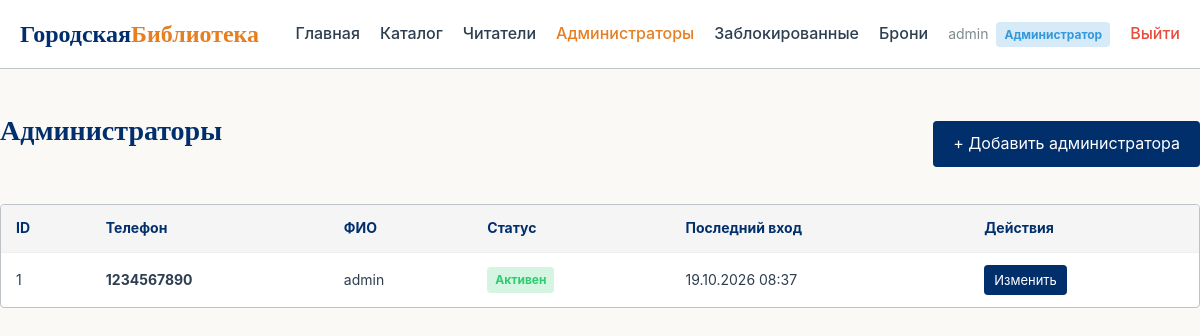
Screenshot of /admin/admins (signed in) with the database file from the repository.
### models.py (models this page shows, shortened)
class AuthMixin:
    id = db.Column(db.Integer, primary_key=True)
    full_name = db.Column(db.String(150), nullable=False)
    phone = db.Column(db.String(20), unique=True, nullable=False, index=True)
    password_hash = db.Column(db.String(255), nullable=False)
    must_change_password = db.Column(db.Boolean, default=False)
    failed_attempts = db.Column(db.Integer, default=0)
    is_blocked = db.Column(db.Boolean, default=False)
    last_login = db.Column(db.DateTime, default=datetime.utcnow)
    created_at = db.Column(db.DateTime, default=datetime.utcnow)

class Admin(AuthMixin, UserMixin, db.Model):
    __tablename__ = "admins"
    @property
    def role_label(self) -> str:
        return "Администратор"
    @property
    def is_admin(self) -> bool:
        return True

### app.py (the view)
@app.route("/admin/admins")
@admin_required
def admin_admins():
    admins = Admin.query.order_by(Admin.id).all()
    return render_template("admin/admins.html", admins=admins)

### app.py (called while the page is built)
@login_manager.user_loader
def load_user(user_id: str):
    if not user_id or "_" not in user_id:
        return None
    kind, raw_id = user_id.split("_", 1)
    try:
        pk = int(raw_id)
    except ValueError:
        return None
    if kind == "admin":
        return db.session.get(Admin, pk)
    if kind == "reader":
        return db.session.get(Reader, pk)
    return None

def admin_required(view):
    @wraps(view)
    def wrapper(*args, **kwargs):
        if not current_user.is_authenticated:
            return redirect(url_for("login"))
        if not current_user.is_admin:
            flash(
                "Доступ запрещён. Требуются права администратора.",
                "danger",
            )
            return redirect(url_for("cabinet"))
        return view(*args, **kwargs)
    return wrapper

### templates/admin/admins.html (shortened to what this page needs)
{% extends "base.html" %}
{% block content %}
<div class="container section">
    <div class="admin-header">
        <h1 class="section__title">Администраторы</h1>
        <a href="{{ url_for('admin_admin_new') }}" class="btn">
            + Добавить администратора
        </a>
    </div>
    <div class="table-wrapper">
        <table class="data-table">
            <thead>
                <tr>
                    <th>ID</th>
                    <th>Телефон</th>
                    <th>ФИО</th>
                    <th>Статус</th>
                    <th>Последний вход</th>
                    <th>Действия</th>
                </tr>
            </thead>
            <tbody>
                {% for a in admins %}
                    <tr>
                        <td>{{ a.id }}</td>
                        <td><strong>{{ a.phone }}</strong></td>
                        <td>{{ a.full_name }}</td>
                        <td>
                            {% if a.is_blocked %}
                                <span class="badge badge--danger">Заблокирован</span>
                            {% else %}
                                <span class="badge badge--success">Активен</span>
                            {% endif %}
                        </td>
                        <td>
                            {% if a.last_login %}
                                {{ a.last_login.strftime('%d.%m.%Y %H:%M') }}
                            {% else %}—{% endif %}
                        </td>
                        <td class="actions-cell">
                            <a href="{{ url_for('admin_admin_edit', admin_id=a.id) }}"
                               class="btn btn--small">Изменить</a>
                        </td>
                    </tr>
                {% else %}
                    <tr>
                        <td colspan="6" style="text-align:center;padding:30px;">
                            Администраторы не найдены.
                        </td>
                    </tr>
                {% endfor %}
            </tbody>
        </table>
    </div>
</div>
{% endblock %}

### templates/base.html (shortened to what this page needs)
<!DOCTYPE html>
<html lang="ru">
<head>
    <link rel="stylesheet" href="{{ url_for('static', filename='style.css') }}">
</head>
<body>
<header class="header">
    <div class="container header__container">
        <a href="{{ url_for('index') }}" class="logo">
            Городская<span>Библиотека</span>
        </a>
        <nav class="nav">
            <a href="{{ url_for('index') }}"
               class="nav__link {% if request.endpoint == 'index' %}active{% endif %}">
                Главная
            </a>
            <a href="{{ url_for('catalog') }}"
               class="nav__link {% if request.endpoint == 'catalog' %}active{% endif %}">
                Каталог
            </a>
            {% if current_user.is_authenticated %}
                {% if current_user.is_admin %}
                    <a href="{{ url_for('admin_users') }}"
                       class="nav__link {% if request.endpoint == 'admin_users' %}active{% endif %}">
                        Читатели
                    </a>
                    <a href="{{ url_for('admin_admins') }}"
                       class="nav__link {% if request.endpoint == 'admin_admins' %}active{% endif %}">
                        Администраторы
                    </a>
                    <a href="{{ url_for('admin_blocked') }}"
                       class="nav__link {% if request.endpoint == 'admin_blocked' %}active{% endif %}">
                        Заблокированные
                    </a>
                    <a href="{{ url_for('admin_loans') }}"
                       class="nav__link {% if request.endpoint == 'admin_loans' %}active{% endif %}">
                        Брони
                    </a>
                {% else %}
                    <a href="{{ url_for('cabinet') }}"
                       class="nav__link {% if request.endpoint == 'cabinet' %}active{% endif %}">
                        Кабинет
                    </a>
                {% endif %}
                <span class="nav__user">
                    {{ current_user.full_name }}
                    <span class="badge badge--info">{{ current_user.role_label }}</span>
                </span>
                <a href="{{ url_for('logout') }}"
                   class="nav__link" style="color:#E74C3C;">Выйти</a>
            {% endif %}
        </nav>
    </div>
</header>
<main>
    {% block content %}{% endblock %}
</main>
</body>
</html>

### static/style.css (style rules this page uses)
:root { --primary-color: #002F6C; --primary-hover: #001A4D; --accent-color: #E67E22; --bg-color: #FAF9F6; --text-color: #2C3E50; --border-color: #BDC3C7; --danger-color: #E74C3C; --success-color: #2ECC71; --warning-color: #F39C12; --info-color: #3498DB; }
* { box-sizing: border-box; margin: 0; padding: 0; }
body { font-family: -apple-system, BlinkMacSystemFont, "Segoe UI", Roboto, Helvetica, Arial, sans-serif; background-color: var(--bg-color); color: var(--text-color); line-height: 1.6; }
h1, h2, h3, h4 { font-family: Georgia, "Times New Roman", serif; font-weight: bold; color: var(--primary-color); }
.container { max-width: 1200px; margin: 0 auto; padding: 0 20px; }
.header { background-color: #fff; border-bottom: 1px solid var(--border-color); padding: 15px 0; }
.header__container { display: flex; justify-content: space-between; align-items: center; flex-wrap: wrap; gap: 15px; }
.logo { font-size: 24px; font-family: Georgia, serif; font-weight: bold; color: var(--primary-color); text-decoration: none; }
.logo span { color: var(--accent-color); }
.nav { display: flex; align-items: center; gap: 20px; flex-wrap: wrap; }
.nav__link { text-decoration: none; color: var(--text-color); font-weight: 500; transition: color 0.2s ease; }
.nav__link:hover, .nav__link.active { color: var(--accent-color); }
.nav__user { font-size: 14px; color: #7f8c8d; display: inline-flex; align-items: center; gap: 8px; }
.btn { display: inline-block; background-color: var(--primary-color); color: #fff; border: none; padding: 10px 20px; font-size: 16px; border-radius: 4px; cursor: pointer; text-decoration: none; text-align: center; transition: background-color 0.2s ease; }
.btn--small { padding: 5px 10px; font-size: 13px; }
.section { padding: 40px 0; }
.section__title { font-size: 28px; margin-bottom: 25px; }
.badge { display: inline-block; padding: 3px 8px; font-size: 12px; border-radius: 4px; font-weight: bold; width: fit-content; white-space: nowrap; }
.badge--success { background-color: rgba(46, 204, 113, 0.2); color: var(--success-color); }
.badge--info { background-color: rgba(52, 152, 219, 0.2); color: var(--info-color); }
.admin-header { display: flex; justify-content: space-between; align-items: center; margin-bottom: 25px; flex-wrap: wrap; gap: 15px; }
.table-wrapper { overflow-x: auto; background: #fff; border-radius: 4px; border: 1px solid var(--border-color); }
.data-table { width: 100%; border-collapse: collapse; min-width: 900px; }
.data-table th, .data-table td { padding: 12px 15px; text-align: left; border-bottom: 1px solid #eee; font-size: 14px; }
.data-table th { background: #f5f5f5; font-weight: bold; color: var(--primary-color); }
.data-table tr:last-child td { border-bottom: none; }
.actions-cell { display: flex; gap: 5px; flex-wrap: wrap; }

### rows the page displays
Admin: full_name "admin", id "1", phone "1234567890", is_blocked "Активен", last_login "19.10.2026 08:37"

### other values shown
{{ current_user.role_label }} "Администратор"
